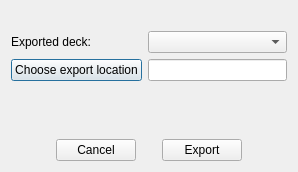
<?xml version="1.0" encoding="UTF-8"?>
<ui version="4.0">
 <class>Dialog</class>
 <widget class="QDialog" name="Dialog">
  <property name="geometry">
   <rect>
    <x>0</x>
    <y>0</y>
    <width>298</width>
    <height>172</height>
   </rect>
  </property>
  <property name="windowTitle">
   <string>Export</string>
  </property>
  <layout class="QVBoxLayout" name="verticalLayout">
   <item>
    <spacer name="verticalSpacer_2">
     <property name="orientation">
      <enum>Qt::Vertical</enum>
     </property>
     <property name="sizeType">
      <enum>QSizePolicy::Fixed</enum>
     </property>
     <property name="sizeHint" stdset="0">
      <size>
       <width>20</width>
       <height>20</height>
      </size>
     </property>
    </spacer>
   </item>
   <item>
    <layout class="QFormLayout" name="formLayout">
     <item row="0" column="0">
      <widget class="QLabel" name="label">
       <property name="text">
        <string>Exported deck:</string>
       </property>
      </widget>
     </item>
     <item row="0" column="1">
      <widget class="QComboBox" name="comboDeckSelector"/>
     </item>
     <item row="1" column="1">
      <widget class="QLineEdit" name="entryFileLocation"/>
     </item>
     <item row="1" column="0">
      <widget class="QPushButton" name="buttonFileLocation">
       <property name="text">
        <string>Choose export location</string>
       </property>
      </widget>
     </item>
    </layout>
   </item>
   <item>
    <spacer name="verticalSpacer">
     <property name="orientation">
      <enum>Qt::Vertical</enum>
     </property>
     <property name="sizeType">
      <enum>QSizePolicy::MinimumExpanding</enum>
     </property>
     <property name="sizeHint" stdset="0">
      <size>
       <width>20</width>
       <height>20</height>
      </size>
     </property>
    </spacer>
   </item>
   <item>
    <layout class="QHBoxLayout" name="horizontalLayout">
     <item>
      <spacer name="horizontalSpacer_2">
       <property name="orientation">
        <enum>Qt::Horizontal</enum>
       </property>
       <property name="sizeType">
        <enum>QSizePolicy::MinimumExpanding</enum>
       </property>
       <property name="sizeHint" stdset="0">
        <size>
         <width>20</width>
         <height>20</height>
        </size>
       </property>
      </spacer>
     </item>
     <item>
      <widget class="QPushButton" name="buttonCancel">
       <property name="text">
        <string>Cancel</string>
       </property>
      </widget>
     </item>
     <item>
      <spacer name="horizontalSpacer_3">
       <property name="orientation">
        <enum>Qt::Horizontal</enum>
       </property>
       <property name="sizeType">
        <enum>QSizePolicy::Fixed</enum>
       </property>
       <property name="sizeHint" stdset="0">
        <size>
         <width>20</width>
         <height>20</height>
        </size>
       </property>
      </spacer>
     </item>
     <item>
      <widget class="QPushButton" name="buttonExport">
       <property name="text">
        <string>Export</string>
       </property>
      </widget>
     </item>
     <item>
      <spacer name="horizontalSpacer">
       <property name="orientation">
        <enum>Qt::Horizontal</enum>
       </property>
       <property name="sizeType">
        <enum>QSizePolicy::MinimumExpanding</enum>
       </property>
       <property name="sizeHint" stdset="0">
        <size>
         <width>20</width>
         <height>20</height>
        </size>
       </property>
      </spacer>
     </item>
    </layout>
   </item>
  </layout>
 </widget>
 <resources/>
 <connections/>
</ui>
